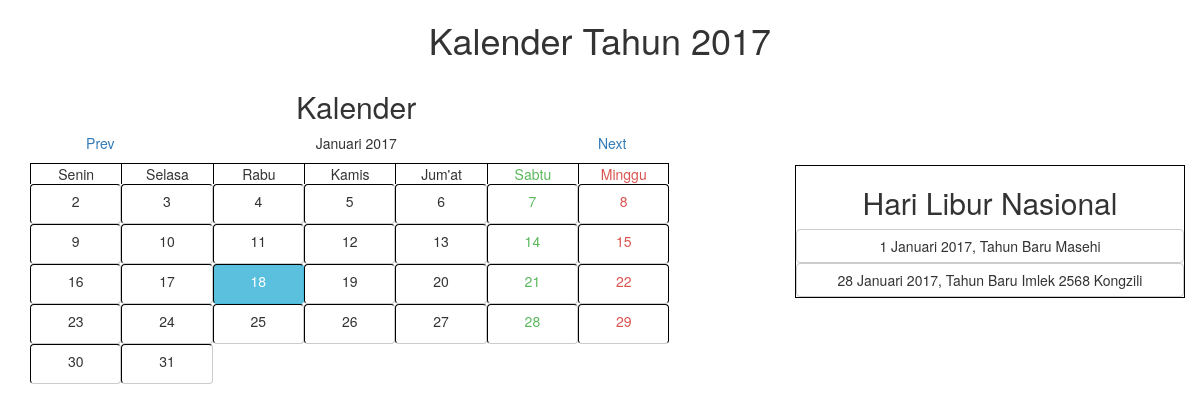
The page /index.php?month=1&year=2017 on the database its author committed.
### tables this page shows
CREATE TABLE `hari_libur` (
  `id` int(11) NOT NULL,
  `tanggal` varchar(10) NOT NULL,
  `bulan` varchar(25) NOT NULL,
  `tahun` varchar(10) NOT NULL,
  `hari_libur` varchar(255) NOT NULL
);

### index.php (the view, shortened to what this page needs)
<?php
require "core/init.php";
$monthNames = Array("Januari", "Februari", "Maret", "April", "Mei", "Juni", "Juli",
"Agustus", "September", "Oktober", "November", "Desember");
$cMonth = $_REQUEST["month"];
$cYear = $_REQUEST["year"];
$prev_year = $cYear;
$next_year = $cYear;
$prev_month = $cMonth-1;
$next_month = $cMonth+1;
if ($prev_month == 0 ) {
    $prev_month = 12;
    $prev_year = $cYear - 1;
}
	$timestamp = mktime(0,0,0,$cMonth,1,$cYear);
	$maxday = date("t",$timestamp);
	$thismonth = getdate ($timestamp);
	$today = date('j');
	$startday = $thismonth['wday'];
?>
<!DOCTYPE html>
<html lang="en">
  <head>
    <link href="assets/bootstrap/css/bootstrap.min.css" rel="stylesheet">
    <link href="assets/style/style.css" rel="stylesheet">
  </head>
  <body>
    <div class="container">
      <div class="row">
        <div class="col-md-12">
          <h1>Kalender Tahun <?= $cYear; ?></h1>
        </div>
      </div>
      <div class="row">
        <main class="col-md-7 calender">
          <div class="col-md-12">
            <h2>Kalender</h1>
          </div>
          <div class="row header">
            <div class="col-md-12">
              <div class="row">
                <div class="col-xs-3 col-md-3">
                  <a href="<?php echo $_SERVER["PHP_SELF"] . "?month=". $prev_month . "&year=" . $prev_year; ?>"> Prev </a>
                </div>
                <div class="col-xs-6 col-md-6">
                  <p> <?php echo $monthNames[$cMonth-1].' '.$cYear; ?> </p>
                </div>
                <div class="col-xs-3 col-md-3">
                  <a href="<?php echo $_SERVER["PHP_SELF"] . "?month=". $next_month . "&year=" . $next_year; ?>"> Next </a>
                </div>
              </div>
            </div>
          </div>
          <div class="row">
            <div class="col-md-12">
              <div class="day-of-week">
                Senin
              </div>
              <div class="day-of-week">
                Selasa
              </div>
              <div class="day-of-week">
                Rabu
              </div>
              <div class="day-of-week">
                Kamis
              </div>
              <div class="day-of-week">
                Jum'at
              </div>
              <div class="day-of-week sat">
                Sabtu
              </div>
              <div class="day-of-week sun">
                Minggu
              </div>
            </div>
          </div>
          <div class="row">
            <div class="col-md-12">
              <?php
								for ($i=1; $i<($maxday+$startday); $i++) {
										if($i < $startday) echo "<div class='day-of-week date'> </div>";
										else {
										if($i - $startday + 1 == $today && $i % 7 == 0 || $i - $startday + 1 == date(e)) echo "<a class='day-of-week btn date btn-danger'>". ($i - $startday + 1) . "</a>";
										else if($i - $startday + 1 == $today) echo "<a class='day-of-week btn date btn-info'>". ($i - $startday + 1) . "</a>";
										else if($i % 7 == 6) echo "<a class='day-of-week date btn btn-default sat'>". ($i - $startday + 1) . "</a>";
										else if($i % 7 == 0) echo "<a class='day-of-week btn date btn-default sun'>". ($i - $startday + 1) . "</a>";
										 else echo "<a class='day-of-week date btn btn-default'>". ($i - $startday + 1) . "</a>";
										}
								}
							?>
            </div>
          </div>
        </main>
        <aside class="col-md-offset-1 col-md-4 list-off-day">
          <h2>Hari Libur Nasional</h1>
					<?php
						if($cYear == 2017){
							$query = "SELECT * FROM hari_libur WHERE bulan = $cMonth";
							$data  = $conn->query($query);
							if($data->num_rows > 0){
								while($row = $data->fetch_assoc()){
									$date 	 = $row['tanggal'];
									$year 	 = $row['tahun'];
									$off_day = $row['hari_libur'];
					?>
					<div class="row">
							<a class="col-md-12 btn btn-default list-btn" onclick="date(<?=$date; ?>);">
								<?= $date . ' ' . $monthNames[$cMonth-1] . ' ' . $year . ', ' . $off_day; ?>
							</a>
					</div>
							<?php
										}
							}else{
								echo "Tidak ada hari libur";
							}
						}else{
							echo "No data for this year". ' ' . '@'.$cYear;
						}
						?>
        </aside>
      </div>
    </div>
  </body>
</html>

### assets/style/style.css (style rules this page uses)
body { text-align: center; }
.calender { background: #fff; }
.day-of-week { float: left; width: 14%; border-left: 1px solid #000; border-top: 1px solid #000; }
.date { height: 40px; border-top: 1px solid #000; }
.sat { color: #5cb85c; }
.sun { color: #d9534f; border-right: 1px solid #000; }
.list-off-day { margin-top: 95px; border: 1px solid #000; }

### rows shown on the page
hari_libur: tanggal "1", tahun "2017", hari_libur "Tahun Baru Masehi"
hari_libur: tanggal "28", tahun "2017", hari_libur "Tahun Baru Imlek 2568 Kongzili"

### other values the page prints
$cYear "2017"
$monthNames[$cMonth-1] "Januari"
$i - $startday + 1 "2"
$i - $startday + 1 "3"
$i - $startday + 1 "4"
$i - $startday + 1 "5"
$i - $startday + 1 "6"
$i - $startday + 1 "7"
$i - $startday + 1 "8"
$i - $startday + 1 "9"
$i - $startday + 1 "10"
$i - $startday + 1 "11"
$i - $startday + 1 "12"
$i - $startday + 1 "13"
$i - $startday + 1 "14"
